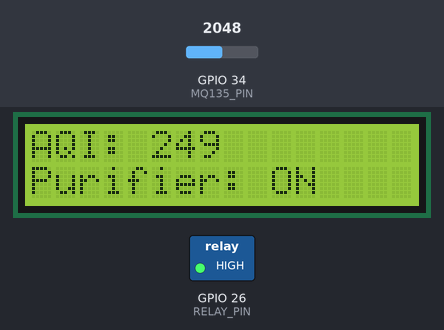
The sketch below on a simulated ESP32. Shown: 16×2 character LCD, switched loads named in the sketch (green lamp = pin HIGH). The inputs (shaded band) are chosen by the test bench; at power-on: GPIO 34 (MQ135_PIN) = 2048. What the sketch prints to the serial monitor is not drawn.

Above: at 3.2 s.
3.3 s: GPIO 34 (MQ135_PIN) set to 2829
At 5.1 s:
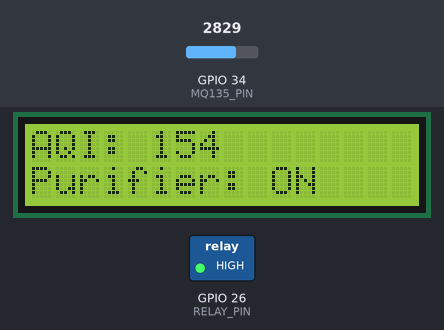
6.0 s: GPIO 34 (MQ135_PIN) set to 2922
At 7.6 s:
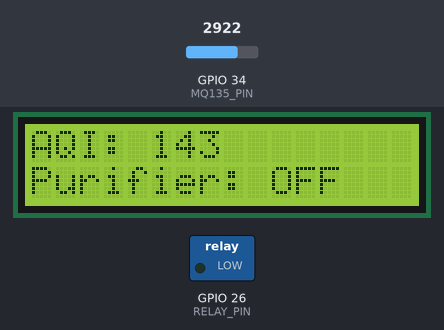
8.7 s: GPIO 34 (MQ135_PIN) set to 2866
At 11.5 s:
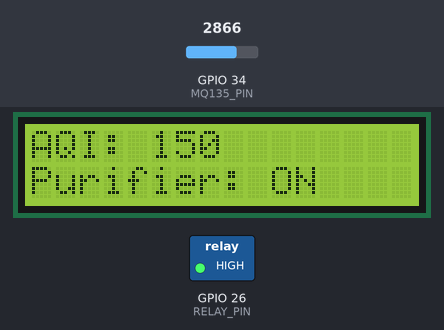
Timing chart, 0 to 13.0 s (numbered marks = the images above; inputs shaded):
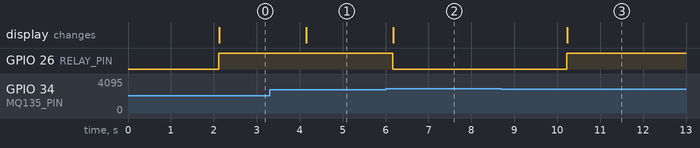

Measured:
- the behaviour switches between 2866 and 2867 on GPIO 34 (MQ135_PIN) (found by bisection; images 1 and 2)
- after the input at 3.3 s, the display: changes after 0.85 s (image 1)
- after the input at 6.0 s, GPIO 26 (RELAY_PIN): HIGH → LOW after 0.17 s; the display: changes after 0.18 s (image 2)
- after the input at 8.7 s, GPIO 26 (RELAY_PIN): LOW → HIGH after 1.5 s; the display: changes after 1.5 s (image 3)

The sketch:

SmartAirPurifier_AQI.ino
```cpp
/*******************************************************
 * Smart Air Purifier with AQI Index Monitoring
 * Microcontroller: ESP32
 * Sensor: MQ135
 * Actuator: Relay (controls fan/purifier)
 * Display: 16x2 LCD (I2C)
 *******************************************************/

#include <Wire.h>
#include <LiquidCrystal_I2C.h>

#define MQ135_PIN 34        // Analog input pin for MQ135
#define RELAY_PIN 26        // GPIO pin to control relay

// AQI Thresholds
#define AQI_THRESHOLD 150   // When AQI exceeds this, purifier turns ON

// LCD setup (address 0x27 is common for I2C LCD)
LiquidCrystal_I2C lcd(0x27, 16, 2);

void setup() {
  Serial.begin(115200);

  pinMode(MQ135_PIN, INPUT);
  pinMode(RELAY_PIN, OUTPUT);
  digitalWrite(RELAY_PIN, LOW); // Ensure purifier is OFF at start

  lcd.init();
  lcd.backlight();
  lcd.setCursor(0,0);
  lcd.print("Smart Air Purifier");
  lcd.setCursor(0,1);
  lcd.print("Initializing...");
  delay(2000);
  lcd.clear();
}

void loop() {
  // Step 1: Read MQ135 sensor value
  int sensorValue = analogRead(MQ135_PIN);

  // Step 2: Convert analog value to approximate gas concentration (PPM)
  // MQ135 returns 0-4095 (ESP32 ADC) -> scale to approximate AQI
  float voltage = sensorValue * (3.3 / 4095.0); // ESP32 ADC reference 3.3V
  float airQualityIndex = mapAQI(voltage);      // Custom AQI mapping function

  // Step 3: Display AQI on LCD
  lcd.setCursor(0,0);
  lcd.print("AQI: ");
  lcd.print((int)airQualityIndex);
  lcd.print("      ");

  // Step 4: Control Relay based on AQI
  if (airQualityIndex > AQI_THRESHOLD) {
    digitalWrite(RELAY_PIN, HIGH); // Turn ON purifier
    lcd.setCursor(0,1);
    lcd.print("Purifier: ON  ");
  } else {
    digitalWrite(RELAY_PIN, LOW);  // Turn OFF purifier
    lcd.setCursor(0,1);
    lcd.print("Purifier: OFF ");
  }

  // Optional: print to Serial for debugging
  Serial.print("Sensor: "); Serial.print(sensorValue);
  Serial.print(" | Voltage: "); Serial.print(voltage);
  Serial.print(" | AQI: "); Serial.println(airQualityIndex);

  delay(2000); // Update every 2 seconds
}

/*******************************************************
 * Custom function to map sensor voltage to AQI
 * This is a simplified approach. For accurate AQI,
 * calibrate the sensor using known gas concentrations
 *******************************************************/
float mapAQI(float voltage) {
  // MQ135 gives higher voltage for cleaner air, lower for polluted
  // We'll invert and scale it for demonstration (0-500 AQI scale)
  float aqi = (3.3 - voltage) * (500.0 / 3.3);
  if(aqi < 0) aqi = 0;
  if(aqi > 500) aqi = 500;
  return aqi;
}
```
